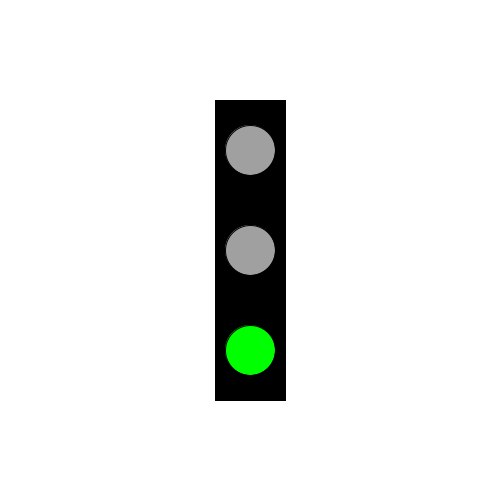
Frame 1 (no input)
Frame 60 (the mouse pressed at the canvas centre just before this capture): identical to frame 1, image omitted
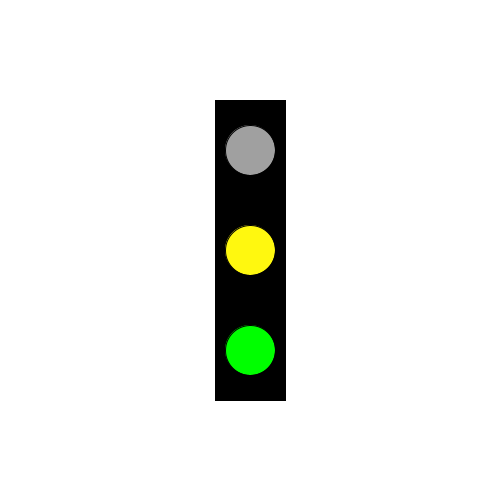
Frame 120 (the mouse held since frame 60 and released just before this capture)

The Processing sketch that drew these frames (run headless with seeded random() and noise(); from frame 60 on, the mouse is pressed at the canvas centre):

// Processing sketch: Task6
// ── Task6.pde
int red = color(255, 0, 0);
int grey = color(160, 160, 160);
int yellow = color(255, 248, 15);
int green = color(0, 255, 0);


void setup() {
  size(500, 500);
  background(255);
}

int light1 = grey;
int light2 = grey;
int light3 = green;
void draw() {
  switch (frameCount % 400) {
  case 0:
    light3 = green;
    light1 = grey;
    break;
  case 100:
    light2 = yellow;
    break;
  case 200:
    light3 = grey;
    light2 = grey;
    light1 = red;
    break;
  }
  rectMode(CENTER);
  fill(0);
  rect(width / 2, height / 2, 70, 300);
  fill(light1);
  ellipse(width / 2, height  / 2 - 100, 50, 50);
  fill(light2);
  ellipse(width / 2, height / 2, 50, 50);
  fill(light3);
  ellipse(width /2, height / 2 + 100, 50, 50);
}
